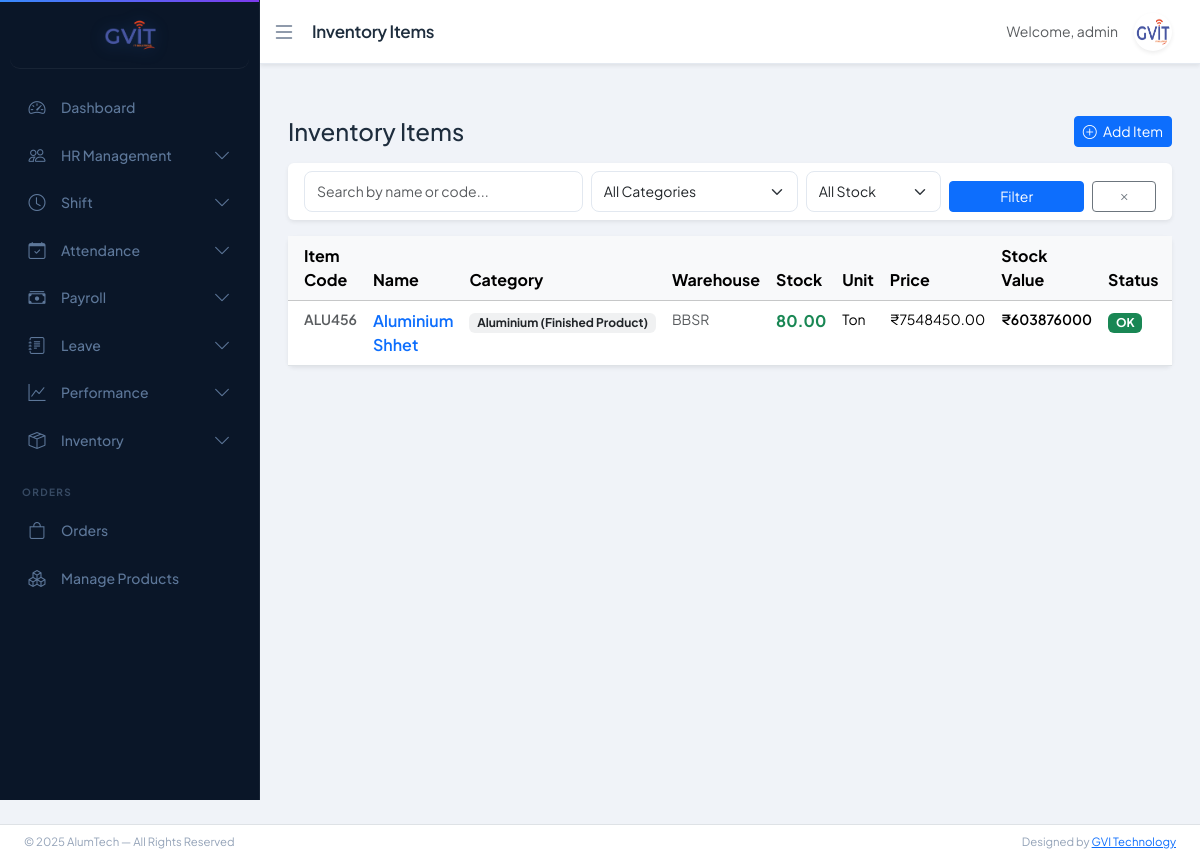
The app's page /inventory/items/ (signed in) with its own data.
### inventory/models.py (models this page shows, shortened)
class Item(models.Model):
    UNIT_CHOICES = [
        ('kg', 'Kilogram (kg)'),
        ('ton', 'Ton'),
        ('pcs', 'Pieces (pcs)'),
        ('mtr', 'Meters (mtr)'),
        ('ltr', 'Litre (ltr)'),
        ('box', 'Box'),
    ]
    name = models.CharField(max_length=200)
    item_code = models.CharField(max_length=50, unique=True)
    category = models.ForeignKey(Category, on_delete=models.SET_NULL, null=True)
    supplier = models.ForeignKey(Supplier, on_delete=models.SET_NULL, null=True, blank=True)
    warehouse = models.ForeignKey(Warehouse, on_delete=models.SET_NULL, null=True, blank=True)
    unit = models.CharField(max_length=10, choices=UNIT_CHOICES, default='pcs')
    purchase_price = models.DecimalField(max_digits=12, decimal_places=2, default=0)
    current_stock = models.DecimalField(max_digits=12, decimal_places=2, default=0)
    low_stock_threshold = models.DecimalField(max_digits=12, decimal_places=2, default=10)
    description = models.TextField(blank=True)
    is_active = models.BooleanField(default=True)
    created_at = models.DateTimeField(auto_now_add=True)
    @property
    def is_low_stock(self):
        return self.current_stock <= self.low_stock_threshold
    @property
    def stock_value(self):
        return self.current_stock * self.purchase_price

class Category(models.Model):
    CATEGORY_TYPES = [
        ('RAW', 'Raw Material'),
        ('FINISHED', 'Finished Product'),
        ('MACHINERY', 'Machinery & Spare Parts'),
    ]
    name = models.CharField(max_length=100)
    category_type = models.CharField(max_length=20, choices=CATEGORY_TYPES)
    description = models.TextField(blank=True)
    class Meta:
        verbose_name_plural = "Categories"
    def __str__(self):
        return f"{self.name} ({self.get_category_type_display()})"

class Warehouse(models.Model):
    name = models.CharField(max_length=100)
    location = models.CharField(max_length=200)
    description = models.TextField(blank=True)
    def __str__(self):
        return self.name

### inventory/views.py (the view)
# urls.py: path('items/', views.item_list, name='inventory_item_list'),
@login_required
@user_passes_test(inventory_access)
def item_list(request):
    base_template = 'base_dashboard.html' if request.user.is_superuser else 'base_store.html'
    items = Item.objects.filter(is_active=True).select_related('category', 'supplier', 'warehouse')
    category_id = request.GET.get('category')
    search = request.GET.get('search')
    stock_filter = request.GET.get('stock')
    if category_id:
        items = items.filter(category_id=category_id)
    if search:
        items = items.filter(Q(name__icontains=search) | Q(item_code__icontains=search))
    if stock_filter == 'low':
        items = [i for i in items if i.is_low_stock]
    categories = Category.objects.all()
    context = {
        'base_template': base_template,
        'items': items,
        'categories': categories,
        'selected_category': category_id,
        'search': search,
    }
    return render(request, 'inventory/item_list.html', context)

### inventory/views.py (called while the page is built)
def inventory_access(user):
    return user.is_superuser or is_admin_or_store_manager(user)

### inventory/templates/inventory/item_list.html (shortened to what this page needs)
{% extends base_template %}
{% block page_title %}Inventory Items{% endblock %}
{% block content %}
<div class="d-flex justify-content-between align-items-center mb-3">
    <h4 class="mb-0">Inventory Items</h4>
    <a href="{% url 'inventory_item_add' %}" class="btn btn-primary btn-sm">
        <i class="bi bi-plus-circle me-1"></i> Add Item
    </a>
</div>
<div class="card border-0 shadow-sm mb-3">
    <div class="card-body py-2">
        <form method="get" class="row g-2 align-items-end">
            <div class="col-md-4">
                <input type="text" name="search" class="form-control form-control-sm"
                       placeholder="Search by name or code..." value="{{ search|default:'' }}">
            </div>
            <div class="col-md-3">
                <select name="category" class="form-select form-select-sm">
                    <option value="">All Categories</option>
                </select>
            </div>
            <div class="col-md-2">
                <select name="stock" class="form-select form-select-sm">
                    <option value="">All Stock</option>
                </select>
            </div>
            <div class="col-md-2">
                <button type="submit" class="btn btn-primary btn-sm w-100">Filter</button>
            </div>
            <div class="col-md-1">
                <a href="{% url 'inventory_item_list' %}" class="btn btn-outline-secondary btn-sm w-100">
                    <i class="bi bi-x"></i>
                </a>
            </div>
        </form>
    </div>
</div>
<div class="card border-0 shadow-sm">
    <div class="table-responsive">
        <table class="table table-hover mb-0">
            <thead class="table-light">
                <tr>
                    <th class="ps-3">Item Code</th>
                    <th>Name</th>
                    <th>Category</th>
                    <th>Warehouse</th>
                    <th>Stock</th>
                    <th>Unit</th>
                    <th>Price</th>
                    <th>Stock Value</th>
                    <th>Status</th>
                    <th>Actions</th>
                </tr>
            </thead>
            <tbody>
                {% for item in items %}
                <tr>
                    <td class="ps-3 small fw-semibold text-muted">{{ item.item_code }}</td>
                    <td>
                        <a href="{% url 'inventory_item_detail' item.pk %}" class="fw-semibold text-decoration-none">
                            {{ item.name }}
                        </a>
                    </td>
                    <td><span class="badge bg-secondary bg-opacity-10 text-dark small">{{ item.category }}</span></td>
                    <td class="small text-muted">{{ item.warehouse|default:"-" }}</td>
                    <td class="fw-bold {% if item.is_low_stock %}text-danger{% else %}text-success{% endif %}">
                        {{ item.current_stock }}
                    </td>
                    <td class="small">{{ item.get_unit_display }}</td>
                    <td class="small">₹{{ item.purchase_price }}</td>
                    <td class="small fw-semibold">₹{{ item.stock_value|floatformat:0 }}</td>
                    <td>
                        {% if item.is_low_stock %}
                        <span class="badge bg-danger">Low Stock</span>
                        {% else %}
                        <span class="badge bg-success">OK</span>
                        {% endif %}
                    </td>
                    <td>
                    </td>
                </tr>
                {% empty %}
                <tr>
                    <td colspan="10" class="text-center text-muted py-4">
                        No items found. <a href="{% url 'inventory_item_add' %}">Add one now</a>
                    </td>
                </tr>
                {% endfor %}
            </tbody>
        </table>
    </div>
</div>
{% endblock %}

### templates/base_dashboard.html (shortened to what this page needs)
{% load static %}
<!doctype html>
<html lang="en">
<head>
<link href="https://cdn.jsdelivr.net/npm/bootstrap@5.3.2/dist/css/bootstrap.min.css" rel="stylesheet">
<link href="https://cdn.jsdelivr.net/npm/bootstrap-icons@1.11.3/font/bootstrap-icons.css" rel="stylesheet">
<link rel="stylesheet" href="{% static 'css/dashboard_style.css' %}">
</head>
<body>
{% if request.user.is_superuser %}
    {% include "includes/sidebar_admin.html" %}
{% elif request.user.employee_profile.role == "HR" %}
    {% include "includes/sidebar_hr.html" %}
{% elif request.user.employee_profile.role == "ACCOUNTS" %}
    {% include "includes/sidebar_accounts.html" %}
{% else %}
    {% include "includes/sidebar_employee.html" %}
{% endif %}
<nav class="navbar navbar-expand-lg navbar-custom shadow-sm" id="navbar">
    <div class="container-fluid">
        <button class="toggle-btn border-0 bg-transparent p-0"
                id="sidebarToggleBtn"
                aria-label="Toggle sidebar"
                aria-expanded="true"
                aria-controls="sidebar">
            <i class="bi bi-list fs-4"></i>
        </button>
        <span class="navbar-brand ms-3 fw-semibold">
            {% block page_title %}Dashboard{% endblock %}
        </span>
        <div class="ms-auto d-flex align-items-center gap-3 me-3">
            <span class="text-muted small">
                Welcome, {{ request.user.username }}
            </span>
            <div class="dropdown">
                <a href="#"
                   class="dropdown-toggle profile-toggle"
                   data-bs-toggle="dropdown"
                   aria-label="User profile menu"
                   aria-haspopup="true"
                   aria-expanded="false">
                    <img src="{% static 'images/gvit.png' %}"
                         width="38"
                         height="38"
                         class="rounded-circle shadow-sm"
                         alt="Profile picture">
                </a>
            </div>
        </div>
    </div>
</nav>
<div class="content mt-4 pb-5" id="content">
    {% block content %}{% endblock %}
</div>
<footer id="footer" class="bg-secondary border-top mt-auto">
    <div class="container-fluid px-4">
        <div class="row align-items-center py-2">
            <div class="col-md-6 small">
                © 2025 AlumTech — All Rights Reserved
            </div>
            <div class="col-md-6 text-md-end small">
                Designed by
                <a href="https://www.gvitechnology.com/" target="_blank">
                    GVI Technology
                </a>
            </div>
        </div>
    </div>
</footer>
</body>
</html>

### static/css/dashboard_style.css (style rules this page uses)
:root { --sidebar-width: 260px; --sidebar-collapsed: 72px; --navbar-height: 64px; --sidebar-bg: #0a1628; --sidebar-surface: #111f38; --sidebar-border: rgba(255,255,255,0.06); --sidebar-active-glow: rgba(56, 139, 253, 0.15); --accent: #388bfd; --accent-soft: rgba(56, 139, 253, 0.18); --accent-glow: 0 0 20px rgba(56, 139, 253, 0.35); --text-primary: #e6edf3; --text-muted: #5d7799; --text-faint: #374a63; --bg-page: #f0f3f8; --surface: #ffffff; --border: #e4e9f0; --shadow-sm: 0 1px 3px rgba(0,0,0,0.06), 0 1px 2px rgba(0,0,0,0.04); --shadow-md: 0 4px 16px rgba(0,0,0,0.08); --radius: 12px; --transition: all 0.3s cubic-bezier(0.4, 0, 0.2, 1); }
*, *::before, *::after { box-sizing: border-box; }
body { overflow-x: hidden; background: var(--bg-page); font-family: 'Plus Jakarta Sans', 'Segoe UI', sans-serif; color: #1e2d3d; -webkit-font-smoothing: antialiased; }
.navbar-custom { background: var(--surface); border-bottom: 1px solid var(--border); margin-left: var(--sidebar-width); height: var(--navbar-height); transition: var(--transition); display: flex; align-items: center; box-shadow: var(--shadow-sm); position: sticky; top: 0; z-index: 999; }
.navbar-brand { font-weight: 700; font-size: 17px; color: #1e2d3d; letter-spacing: -0.3px; }
.toggle-btn { font-size: 20px; cursor: pointer; color: #64748b; transition: var(--transition); padding: 6px; border-radius: 8px; line-height: 1; }
.profile-toggle img { cursor: pointer; border: 2px solid transparent; border-radius: 50%; transition: var(--transition); }
.profile-toggle::after { display: none !important; }
.profile-toggle { padding: 0; }
.content { margin-left: var(--sidebar-width); padding: 28px; padding-bottom: 90px; transition: var(--transition); min-height: calc(100vh - var(--navbar-height)); }
#footer { left: var(--sidebar-width); transition: var(--transition); background: var(--surface) !important; border-top: 1px solid var(--border); font-size: 13px; color: #94a3b8; }
.form-control, .form-select { border-color: #e2e8f0; border-radius: 8px; font-size: 14px; padding: 9px 12px; transition: var(--transition); }
#content { animation: pageFadeIn 0.3s ease forwards; }

### records on screen
Item: item_code "ALU456", name "Aluminium Shhet", category "Aluminium (Finished Product)", warehouse "BBSR", current_stock "80.00", unit "Ton", purchase_price "7548450.00", stock_value "603876000", low_stock_threshold "OK"

### other values on screen
{{ request.user.username }} "admin"
